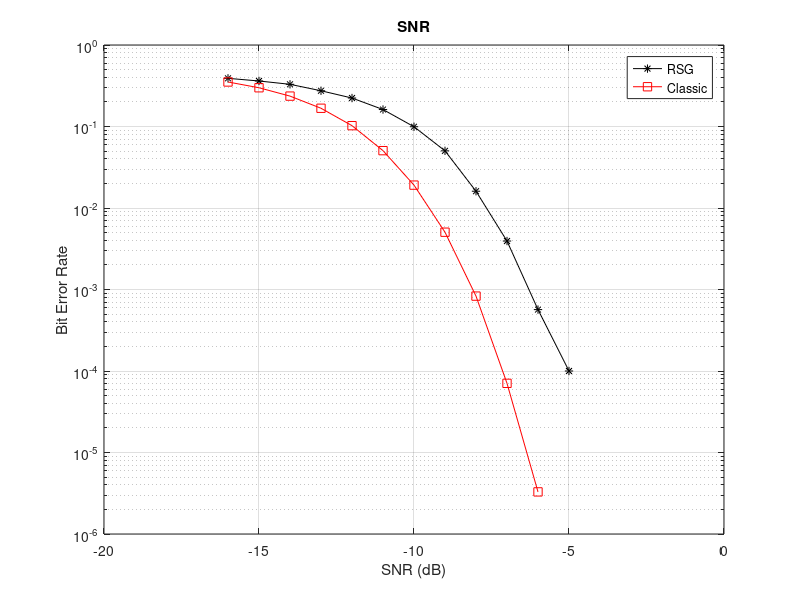

MATLAB code for this plot:
clc
clear all
close all


%% ================================= CRC Type
lora_rsg_ber = load("lora_rsg_ber.mat").BER;
lora_ber = load("lora_ber.mat").BER;
snr = [-16:0];



figure(1)
semilogy(snr, lora_rsg_ber,'-*','color','k');
hold on
semilogy(snr, lora_ber,'-s','color','r');
legend('RSG', 'Classic')
grid
xlabel('SNR (dB)')
ylabel('Bit Error Rate')
hold off
title('SNR');
